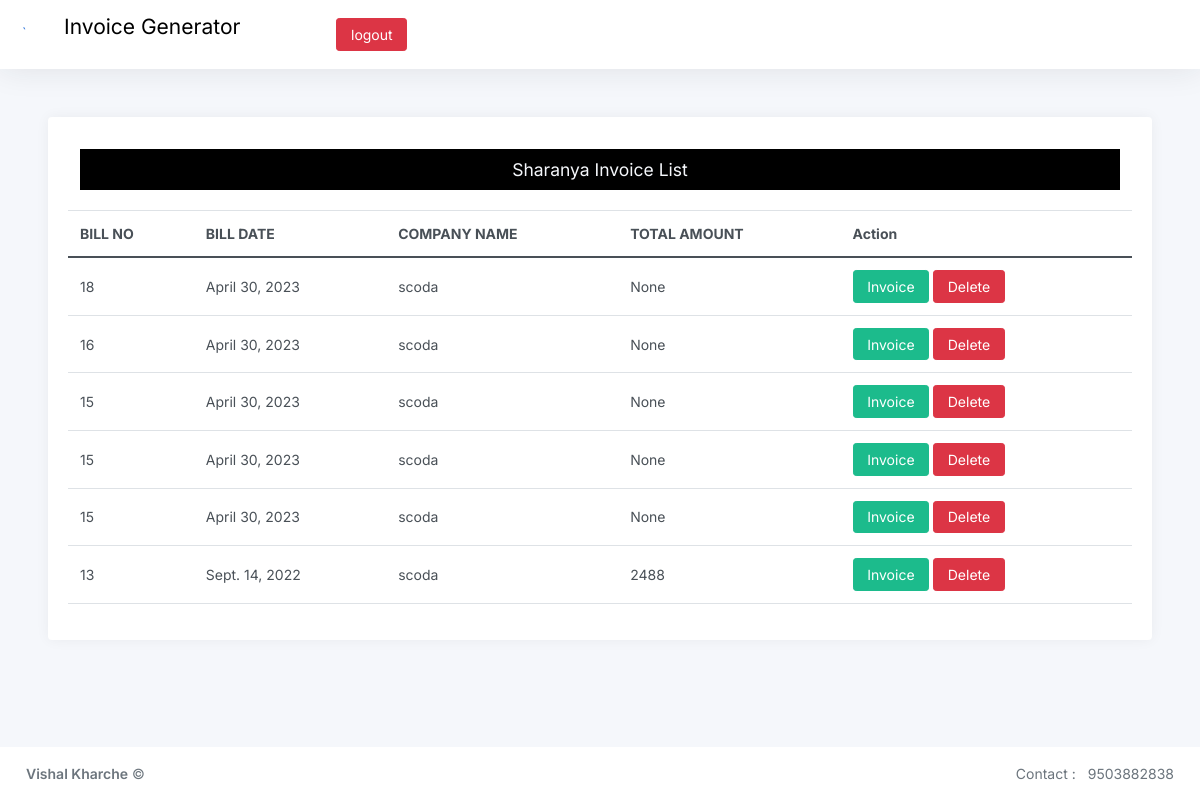
Page /Invoice-List/2 (signed in) on the committed database.
### sant/models.py (models this page shows)
class report(models.Model):
    bill_no=models.IntegerField()
    company=models.CharField(max_length=500)
    address=models.CharField(max_length=500)
    city=models.CharField(max_length=100)
    state=models.CharField(max_length=100)
    gst=models.CharField(max_length=200)
    date = models.DateField()
    total_amount = models.CharField(max_length=200,blank=True,null=True)
    cgst = models.CharField(max_length=200,blank=True,null=True)
    sgst = models.CharField(max_length=200,blank=True,null=True)
    tgst = models.CharField(max_length=200,blank=True,null=True)
    cgst_amount = models.CharField(max_length=200,blank=True,null=True)
    sgst_amount = models.CharField(max_length=200,blank=True,null=True)
    tgst_amount = models.CharField(max_length=200,blank=True,null=True)
    grand_total = models.CharField(max_length=200,blank=True,null=True)
    word_total = models.CharField(max_length=800,blank=True,null=True)
    laborer = models.CharField(max_length=100,blank=True,null=True)
    lvno = models.CharField(max_length=100,blank=True,null=True)
    ltrip = models.CharField(max_length=100,blank=True,null=True)
    lrate = models.CharField(max_length=100,blank=True,null=True)
    lamount = models.CharField(max_length=100,blank=True,null=True)
    invoice_type = models.IntegerField()

### sant/views.py (the view)
# urls.py: path('Invoice-List/<int:id>',views.santkrupa_list,name="santkrupa_list"),
def santkrupa_list(request,id):
    if request.user.is_authenticated:
        data=models.report.objects.order_by('-id')
        return render(request, 'santkrupa_invoice_list.html',{'data':data,'id':id})
    else:
        return redirect('login')

### sant/templates/santkrupa_invoice_list.html (shortened to what this page needs)
{% extends 'Dashboard.html' %}
{% load crispy_forms_tags %}
{% load static %}
{% block content %}
<div class="card">
    <div class="card-body">
        <div class="row">
            <div class="col-md-12">
                <div class="table-responsive">
                    <table class="table table-hover ">
                        <thead>
                            <tr>
                                <th colspan="9">
                                    {% if id == 1 %}
                                    <h4 class="text-center text-light" style="background-color: #000000;padding: 10px 10px;">Santkrupa Invoice List</h4>
                                    {% elif id == 2 %}
                                    <h4 class="text-center text-light" style="background-color: #000000;padding: 10px 10px;">Sharanya Invoice List</h4>
                                    {% endif %}
                                </th>
                            </tr>
                            <tr>
                                <th>BILL NO</th>
                                <th>BILL DATE</th>
                                <th>COMPANY NAME</th>
                                <th>TOTAL AMOUNT</th>
                                <th>Action</th>
                            </tr>
                        </thead>
                        <tbody>
                            {% for i in data %}
                            {% if id == i.invoice_type %}
                            <tr>
                                <td>{{i.bill_no}}</td>
                                <td>{{i.date}}</td>
                                <td>{{i.company}}</td>
                                <td>{{i.grand_total}}</td>
                                <td>
                                    <div class="d-flex">
                                        <a href="{% url 'santkrupa_list_view' i.id %}"
                                            class="btn btn-success">Invoice</a>
                                            <a href="{% url 'santkrupa_delete' i.id %}"
                                            class="btn btn-danger mx-1">Delete</a>
                                    </div>
                                </td>
                            </tr>
                            {% endif %}
                            {% endfor %}
                        </tbody>
                    </table>
                </div>
            </div>
        </div>
    </div>
</div>
{% endblock content %}

### rows in the picture
report: bill_no "18", date "April 30, 2023", company "scoda", grand_total "None"
report: bill_no "16", date "April 30, 2023", company "scoda", grand_total "None"
report: bill_no "15", date "April 30, 2023", company "scoda", grand_total "None"
report: bill_no "15", date "April 30, 2023", company "scoda", grand_total "None"
report: bill_no "15", date "April 30, 2023", company "scoda", grand_total "None"
report: bill_no "13", date "Sept. 14, 2022", company "scoda", grand_total "2488"
